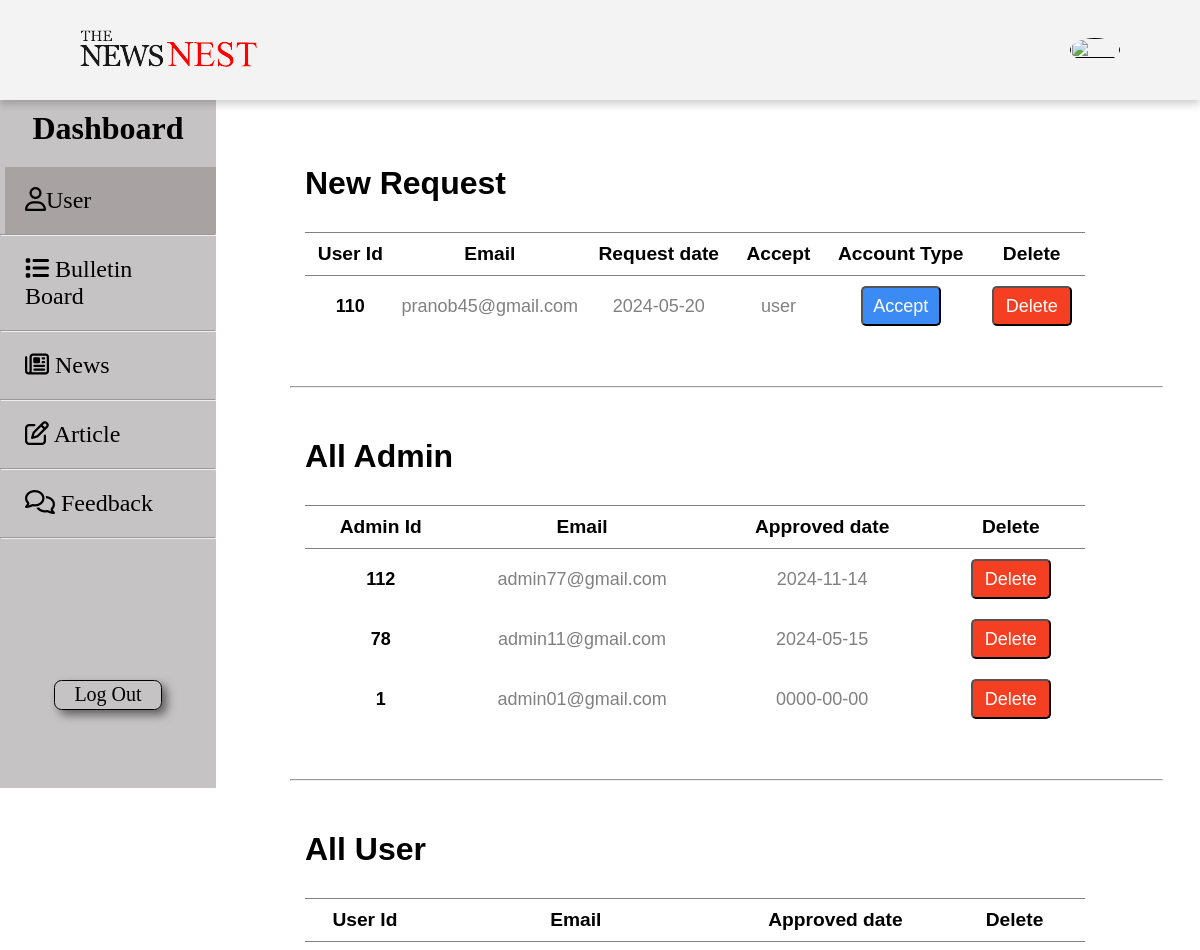
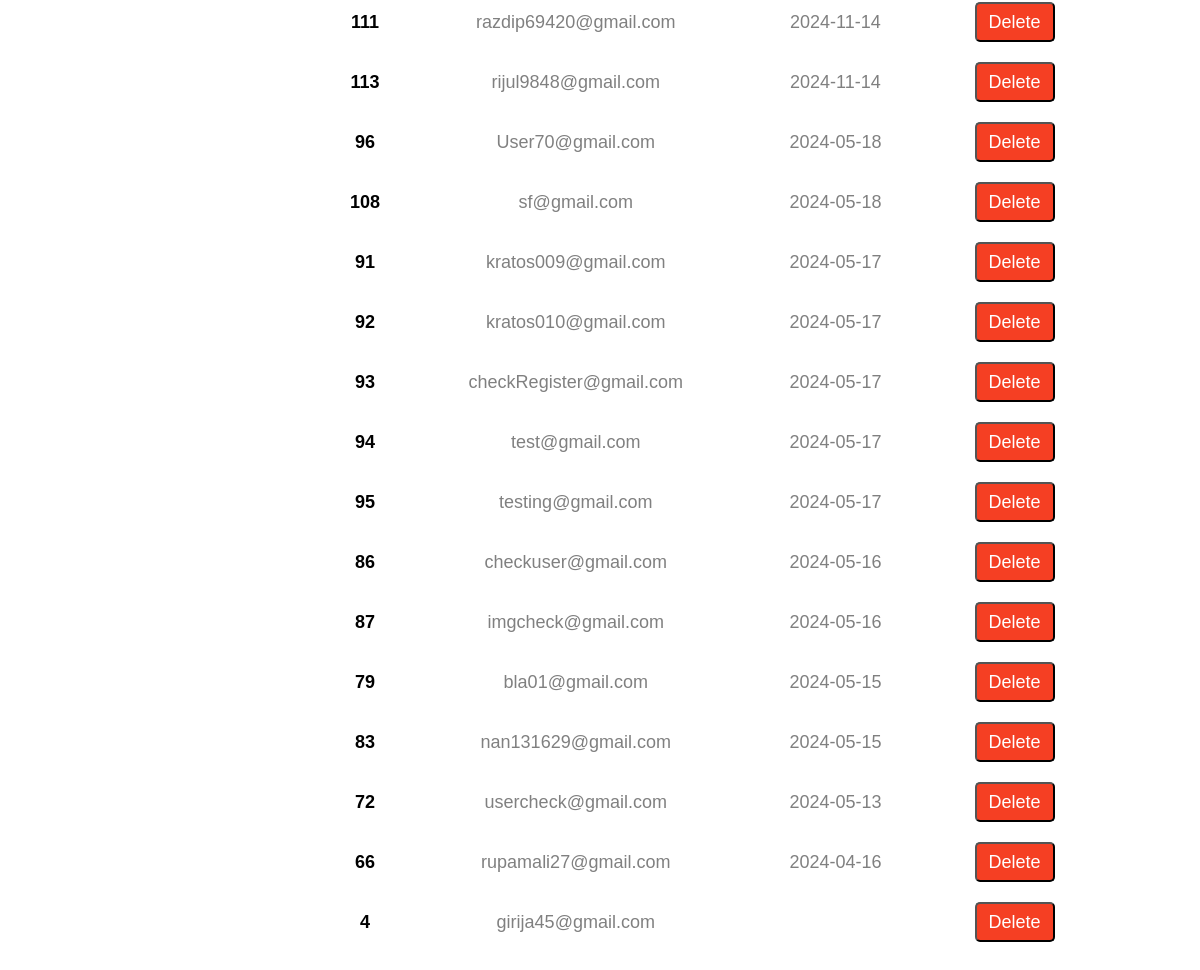
The app's page /admin_dashboard_userView.php with its own data (2 pictures, top to bottom).
### tables this page shows
CREATE TABLE `registration_form` (
  `user_id` int(30) NOT NULL,
  `user_name` varchar(100) NOT NULL,
  `account_type` varchar(50) NOT NULL,
  `email` varchar(100) NOT NULL,
  `req_date` date NOT NULL,
  `password` varchar(500) NOT NULL,
  `img` varchar(500) NOT NULL
);

CREATE TABLE `admin_account2` (
  `admin_id` int(30) NOT NULL,
  `admin_name` varchar(50) NOT NULL,
  `email` varchar(100) NOT NULL,
  `req_date` date NOT NULL,
  `password` varchar(500) NOT NULL,
  `img` varchar(500) NOT NULL
);

CREATE TABLE `user_account` (
  `user_id` int(30) NOT NULL,
  `test_id` int(30) NOT NULL,
  `user_name` varchar(50) NOT NULL,
  `account_type` varchar(30) NOT NULL,
  `email` varchar(100) NOT NULL,
  `req_date` date DEFAULT NULL,
  `password` varchar(500) NOT NULL,
  `code` int(10) NOT NULL,
  `img` varchar(500) NOT NULL
);

### admin_dashboard_userView.php (the view, shortened to what this page needs)
<?php
include('dbconnection.php');
$img = isset($_SESSION['img']) ? $_SESSION['img'] :'';
?>
<!DOCTYPE html>
<html lang='en'>
<head>
    <link rel='stylesheet' href='Assets/style/admin_dashboard_update.css' />
</head>
<body>
    <div class='navbar'>
        <div class='flex navbar_item'>
            <a href='index.php'><img src='logo.png' alt='' /></a>
            <div class='flex'>
                <a href = "" id='profile_picture'><img src="Assets/image/<?php echo $img; ?>" alt=""></a>
            </div>
        </div>
    </div>
    <div class=''>
        <div class='sidebar'>
            <h2 class=''>Dashboard</h2>
            <ul class='sidebar_menu'>
                <li id='select_tab'><a href=''><i class="fa-regular fa-user"></i>User</a></li>
                <hr />
                <li><a href="admin_dashboard_bulletinBoard.php"><i class="fa-solid fa-list"></i> Bulletin Board</a></li>
                <hr />
                <li><a href='admin_dashboard_news.php'><i class="fa-regular fa-newspaper"></i> News</a></li>
                <hr />
                <li><a href="admin_dashboard_article.php"><i class="fa-regular fa-pen-to-square"></i> Article</a></li>
                <hr />
                <li><a href="admin_dashboard_feedback.php"><i class="fa-regular fa-comments"></i> Feedback</a></li>
                <hr />
            </ul>
            <div class='logout'>
                <a href='logout.php'><button id='logout'>Log Out</button></a>
            </div>
        </div>
        <div class='content'>
    <div id="message">
    </div>
            <div class='requestList'>
                <h1 class='' style='font-family: Arial, Helvetica, sans-serif;'>New Request</h1>
                <table>
                    <tr>
                        <th>User Id</th>
                        <th>Email</th>
                        <th>Request date</th>
                        <th>Accept</th>
                        <th>Account Type</th>
                        <th>Delete</th>
                    </tr>
                    <?php
                    $stmt = $conn->prepare('SELECT * FROM registration_form');
                    $stmt->execute();
                    $details = $stmt->get_result();
                    while ($request_details = mysqli_fetch_assoc($details)) {
                    ?>
                        <tr>
                            <td style='font-weight:700; color:black;'><?php echo $request_details['user_id'] ?></td>
                            <td><?php echo $request_details['email'] ?></td>
                            <td><?php echo $request_details['req_date'] ?></td>
                            <td><?php echo $request_details['account_type']?></td>
                            <td><a href="admin_dashboard_userView.php?user_id=<?php echo $request_details['user_id'] ?>"><button id='approved'>Accept</button></a></td>
                            <td><a href='javascript:void(0)'><button id="delete" class='delete_btn_ajax ' data-table="registration_form">Delete</button></a></td>
                        </tr>
                    <?php
                    }
                    ?>
                </table>
            </div>
            <hr class='hr' />
            <div class='requestList'>
                <h1 class='' style='font-family: Arial, Helvetica, sans-serif;'>All Admin</h1>
                <table>
                    <tr>
                        <th>Admin Id</th>
                        <th>Email</th>
                        <th>Approved date</th>
                        <th>Delete</th>
                    </tr>
                    <?php
                    $stmt = $conn->prepare('SELECT * FROM admin_account2 ORDER BY req_date DESC');
                    $stmt->execute();
                    $info = $stmt->get_result();
                    while ($user_details = mysqli_fetch_assoc($info)) {
                        if (($user_details['email'] !== "rijulali674@gmail.com" && $user_details['email'] !== "thekaustav2020@gmail.com") && $user_details['email'] !== null) {
                    ?>
                        <tr>
                            <td style='font-weight:700; color:black;'><?php echo $user_details['admin_id'] ?></td>
                            <td><?php echo $user_details['email'] ?></td>
                            <td><?php echo $user_details['req_date'] ?></td>
                            <td><a href='javascript:void(0)'><button id="delete" class='delete_btn_ajax ' data-table="admin_account">Delete</button></a></td>
                        </tr>
                    <?php
                        }
                    }
                    ?>
                </table>
            </div>
            <hr class='hr' />
            <div class='requestList'>
                <h1 class='' style='font-family: Arial, Helvetica, sans-serif;'>All User</h1>
                <table>
                    <tr>
                        <th>User Id</th>
                        <th>Email</th>
                        <th>Approved date</th>
                        <th>Delete</th>
                    </tr>
                    <?php
                    $stmt = $conn->prepare('SELECT * FROM user_account ORDER BY req_date DESC');
                    $stmt->execute();
                    $info = $stmt->get_result();
                    while ($user_details = mysqli_fetch_assoc($info)) {
                    ?>
                        <tr>
                            <td style='font-weight:700; color:black;'><?php echo $user_details['user_id'] ?></td>
                            <td><?php echo $user_details['email'] ?></td>
                            <td><?php echo $user_details['req_date'] ?></td>
                            <td><a href='javascript:void(0)'><button id="delete" class='delete_btn_ajax ' data-table="user_account">Delete</button></a></td>
                        </tr>
                    <?php
                    }
                    ?>
                </table>
            </div>
        </div>
    </div>
</body>
</html>

### Assets/style/admin_dashboard_update.css (style rules this page uses)
* { margin: 0; padding: 0; box-sizing: border-box; font-family: "Times New Roman", Times, serif; }
body { min-height: 100vh; }
a { text-decoration: none; color: #000000; }
li { list-style: none; }
.flex { display: flex; justify-content: space-between; align-items: center; }
.hr { width: 90%; align-items: center; margin: 50px; }
#select_tab { background-color: #a9a2a2; }
.navbar { width: 100vw; height: 100px; padding: 0 80px; background: #f2f2f2dd; position: fixed; top: 0; right: 0; box-shadow: 0 4px 8px 0 rgba(0, 0, 0, 0.2); z-index: 1; }
.navbar .navbar_item { height: 100%; }
#profile_picture { width: 50px; }
#profile_picture img { width: 100%; height: 100%; border-radius: 50%; }
.sidebar { position: fixed; width: 18vw; height: 86vh; top: 100px; align-items: center; display: flex; flex-direction: column; background: #bcbabadd; }
.sidebar h2 { margin: 10px; font-size: 2rem; }
.sidebar_menu { width: 100%; height: 60%; margin-top: 10px; }
.sidebar_menu li { text-align: start; font-size: 1.5rem; font-weight: 90; padding: 20px; margin-left: 5px; }
.logout { margin-top: 100px; width: 50%; height: 30px; }
#logout { width: 100%; height: 100%; border: #000000 solid 1px; border-radius: 7.5px; font-size: 20px; box-shadow: 5px 5px 10px rgba(0, 0, 0, 0.5); background: transparent; }
.content { width: 80.8vw; height: auto; margin-left: 20vw; margin-top: 100px; padding-bottom: 45px; padding-top: 5px; }

### admin_dashboard_userView.php (style rules this page uses)
#message { padding: 20px; color:green; margin: 20px auto 0; max-width: 600px; text-align: center; opacity: 1; transition: opacity 1s ease-out; }
.requestList { margin: 0px auto auto 65px; }
.requestList table { margin-top: 30px; }
table { width: 65vw; border-collapse: collapse; }
th { border-top: 1px solid grey; border-bottom: 1px solid grey; padding: 10px; border-collapse: collapse; font-size: larger; font-weight: 900; font-family: Arial, Helvetica, sans-serif; }
td { text-align: center; border-collapse: collapse; font-size: large; font-family: Arial, Helvetica, sans-serif; color: grey; }
#delete { background-color: rgb(245, 63, 35); width: 80px; height: 40px; border-radius: 5px; font-size: large; margin: 10px; cursor: pointer; color: White; font-family: Arial, Helvetica, sans-serif; }
#approved { background-color: rgb(60, 139, 244); width: 80px; height: 40px; border-radius: 5px; font-size: large; margin: 10px; cursor: pointer; color: White; font-family: Arial, Helvetica, sans-serif; }

### records on screen
registration_form: user_id "110", email "pranob45@gmail.com", req_date "2024-05-20", account_type "user"
admin_account2: admin_id "112", email "admin77@gmail.com", req_date "2024-11-14"
admin_account2: admin_id "78", email "admin11@gmail.com", req_date "2024-05-15"
admin_account2: admin_id "1", email "admin01@gmail.com", req_date "0000-00-00"
user_account: user_id "111", email "razdip69420@gmail.com", req_date "2024-11-14"
user_account: user_id "113", email "rijul9848@gmail.com", req_date "2024-11-14"
user_account: user_id "96", email "User70@gmail.com", req_date "2024-05-18"
user_account: user_id "108", email "sf@gmail.com", req_date "2024-05-18"
user_account: user_id "91", email "kratos009@gmail.com", req_date "2024-05-17"
user_account: user_id "92", email "kratos010@gmail.com", req_date "2024-05-17"
user_account: user_id "93", email "checkRegister@gmail.com", req_date "2024-05-17"
user_account: user_id "94", email "test@gmail.com", req_date "2024-05-17"
user_account: user_id "95", email "testing@gmail.com", req_date "2024-05-17"
user_account: user_id "86", email "checkuser@gmail.com", req_date "2024-05-16"
user_account: user_id "87", email "imgcheck@gmail.com", req_date "2024-05-16"
user_account: user_id "79", email "bla01@gmail.com", req_date "2024-05-15"
user_account: user_id "83", email "nan131629@gmail.com", req_date "2024-05-15"
user_account: user_id "72", email "usercheck@gmail.com", req_date "2024-05-13"
user_account: user_id "66", email "rupamali27@gmail.com", req_date "2024-04-16"
user_account: user_id "4", email "girija45@gmail.com"
